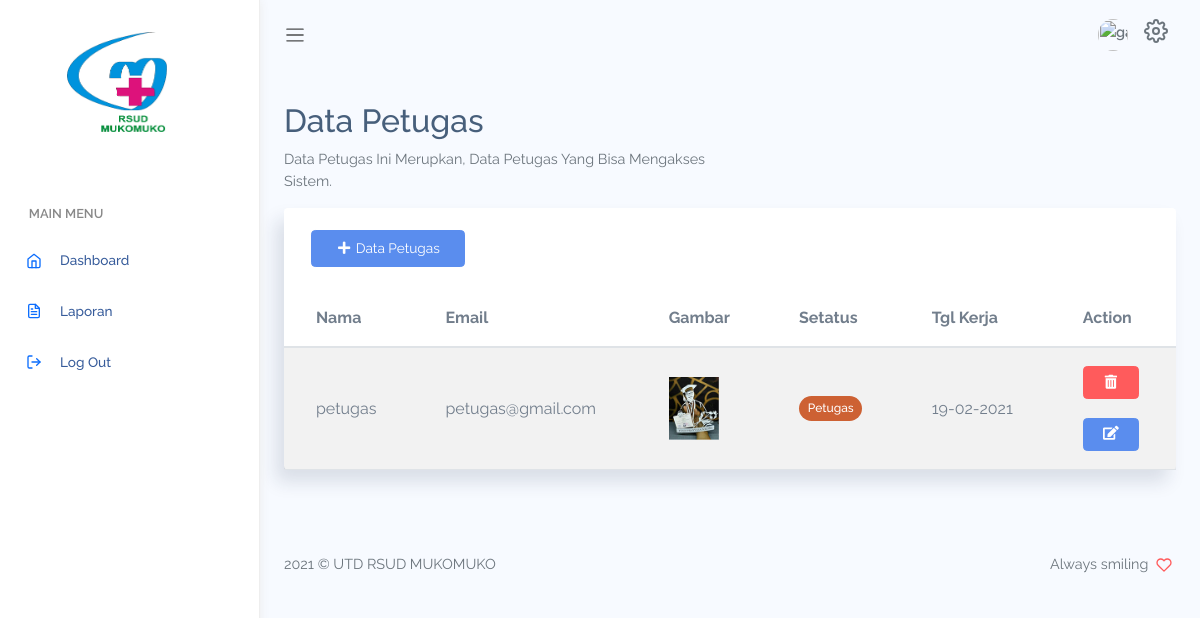
Page /index.php/petugas on the earlier database version.
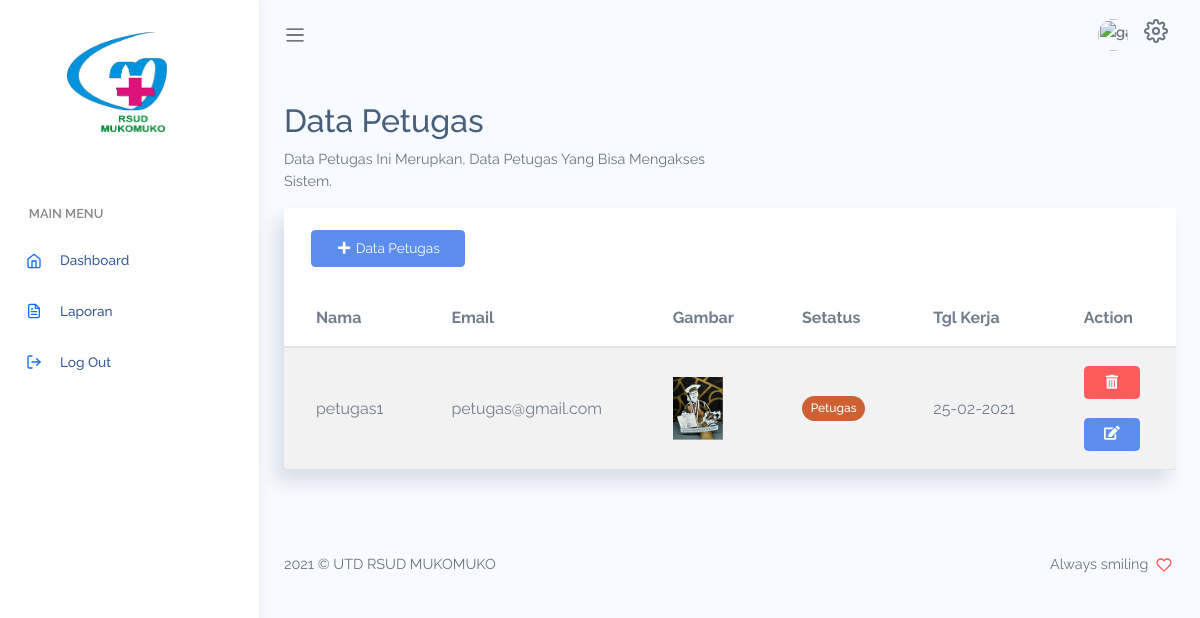
Same page on the later database version.
### tables this page shows
CREATE TABLE `user` (
  `id` int(11) NOT NULL,
  `nama` varchar(100) NOT NULL,
  `email` varchar(225) NOT NULL,
  `gambar` varchar(225) NOT NULL,
  `password` varchar(225) NOT NULL,
  `role_id` int(5) NOT NULL,
  `aktif` int(5) NOT NULL,
  `tgl_daftar` int(100) NOT NULL
);

### application/controllers/Petugas.php (called while the page is built, shortened)
<?php
class Petugas extends CI_Controller
{
  public function __construct()
  {
    $this->load->library('form_validation');
    $this->load->model('m_master');
  }
  public function index()
  {
    $data['user1'] = $this->m_master->dataAdmin()->row_array();
    $data['data'] = $this->db->get_where('user', ['role_id' => 2])->result_array();
    $data['title'] = 'Data Petugas';
    $this->load->view('template/sidebar', $data);
    $this->load->view('template/header', $data);
    $this->load->view('data/petugas', $data);
    $this->load->view('template/footer', $data);
  }
}

### index.php (called while the page is built, shortened)
<?php
require_once BASEPATH.'core/CodeIgniter.php';

### application/models/m_master.php (called while the page is built, shortened)
<?php
class M_master extends CI_Model
{
  function dataAdmin()
  {
    return $this->db->get_where('user', ['email' => $this->session->userdata('email')]);
  }
}

### application/views/data/petugas.php (the view, shortened to what this page needs)
<div class="main-content container-fluid">
  <div class="page-title">
    <div class="row">
      <div class="col-12 col-md-6">
        <h3>Data Petugas</h3>
        <p class="text-subtitle text-muted">Data Petugas Ini Merupkan, Data Petugas Yang Bisa Mengakses Sistem.</p>
      </div>
    </div>
  </div>
  <div class="row" id="table-striped">
    <div class="col-12">
      <div class="card">
        <div class="card-header">
          <a href="http://" class="btn btn-primary" data-toggle="modal" data-target="#exampleModalDataPetugas"><i class="fas fa-plus"></i> Data Petugas</a>
        </div>
        <div class="card-content">
          <div class="table-responsive">
            <table class="table table-striped mb-0">
              <thead>
                <tr>
                  <th>Nama</th>
                  <th>Email</th>
                  <th>Gambar</th>
                  <th>Setatus</th>
                  <th>Tgl Kerja</th>
                  <th>Action</th>
                </tr>
              </thead>
              <tbody>
                <?php foreach ($data as $petugas) : ?>
                  <tr>
                    <td class="text-bold-500"><?= $petugas['nama'] ?></td>
                    <td><?= $petugas['email']; ?></td>
                    <td class="text-bold-500"><img src="<?= base_url('assets/gambar/petugas/') . $petugas['gambar']; ?>" width="50px" alt=""></td>
                    <?php
                    $aktif = $petugas['role_id'];
                    if ($aktif == 1) {
                      $ada = 'Admin';
                    } elseif ($aktif == 2) {
                      $ada = 'Petugas';
                    } else {
                      $ada = 'No Akfir';
                    }
                    ?>
                    <?php if ($aktif == 2) { ?>
                      <td>
                        <span class="badge" style="background-color: #cd6133;"><?= $ada; ?></span>
                      </td>
                    <?php } ?>
                    <td><?= date('d-m-Y', $petugas['tgl_daftar']); ?></td>
                    <td>
                      <a href="<?= base_url('petugas/hapus/') . $petugas['id']; ?>" class="btn btn-danger btn-sm" name="hapus" onclick="return confirm ('Kamu Yakin Inggin Menghapus..?')"><i class="fas fa-trash-alt"></i></a>
                      <br><br>
                      <a href="#" class="btn btn-primary btn-sm" data-toggle="modal" data-target="#exampleModalEditPetugas<?= $petugas['id'] ?>" name="edit"><i class="fas fa-edit"></i></a>
                    </td>
                  <?php endforeach; ?>
              </tbody>
            </table>
          </div>
        </div>
      </div>
    </div>
  </div>
</div>

Differences in the rows shown:
removed user: nama "petugas", email "petugas@gmail.com", gambar (picture), role "Petugas", tgl_daftar "19-02-2021"
added user: nama "petugas1", email "petugas@gmail.com", gambar (picture), role "Petugas", tgl_daftar "25-02-2021"
